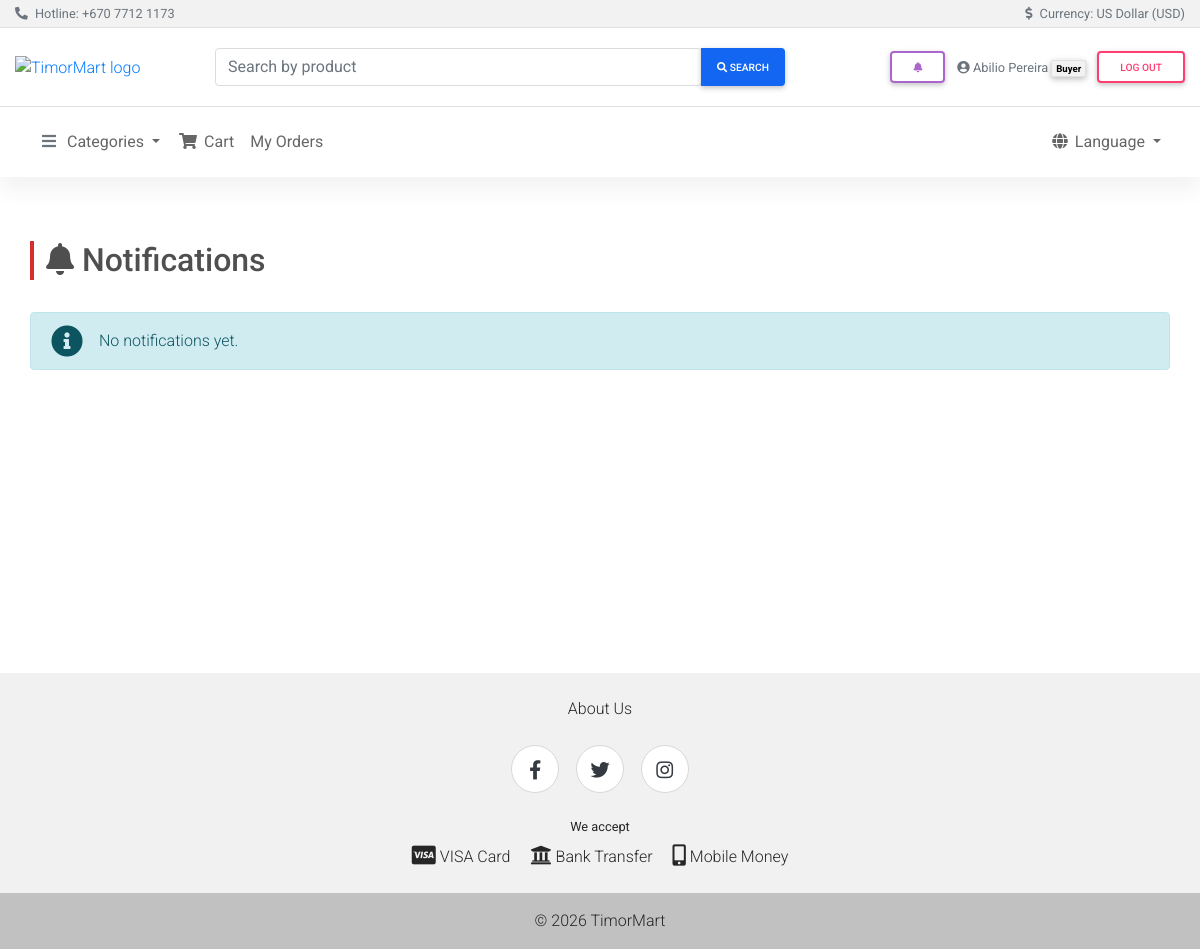
/notifications/ (signed in), run on an earlier commit of the app's database.
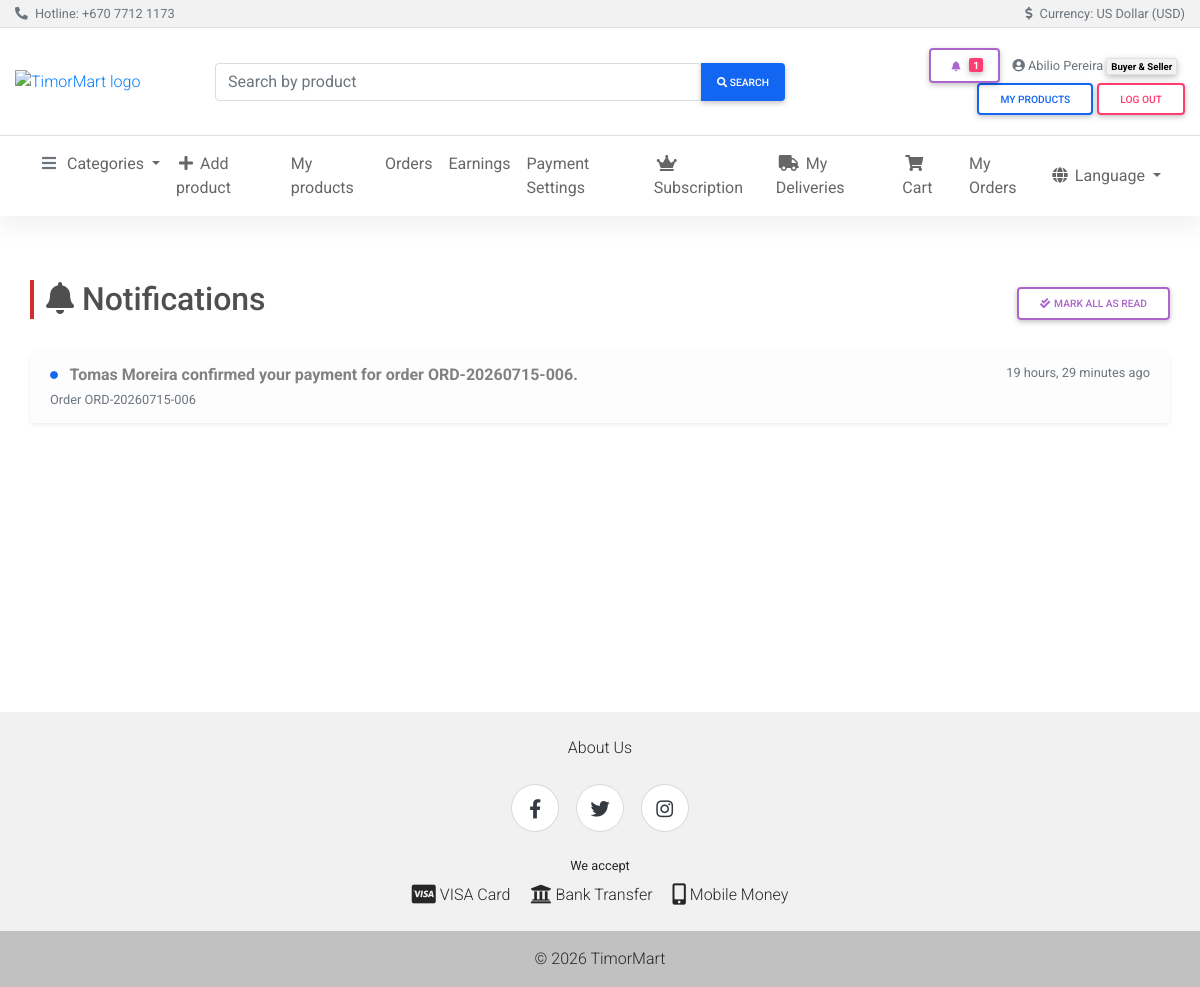
And on a later commit of the database.
### olretail/payment_models.py (models this page shows, shortened)
class Notification(models.Model):
    recipient = models.ForeignKey(User, on_delete=models.CASCADE, related_name='notifications')
    order = models.ForeignKey(
        'olretail.Order', on_delete=models.CASCADE, null=True, blank=True, related_name='notifications'
    )
    message = models.TextField()
    is_read = models.BooleanField(default=False)
    created_at = models.DateTimeField(auto_now_add=True)
    class Meta:
        ordering = ['-created_at']
        indexes = [
            models.Index(fields=['recipient', 'is_read', '-created_at']),
        ]

class Order(models.Model):
    order_number = models.CharField(max_length=20, unique=True)
    buyer = models.ForeignKey(User, on_delete=models.PROTECT, related_name='orders')
    seller = models.ForeignKey('olretail.Seller', on_delete=models.PROTECT)
    product = models.ForeignKey('olretail.Product', on_delete=models.PROTECT)
    quantity = models.PositiveIntegerField()
    price_per_unit = models.DecimalField(max_digits=13, decimal_places=2)
    subtotal = models.DecimalField(max_digits=13, decimal_places=2)
    commission_amount = models.DecimalField(max_digits=13, decimal_places=2, default=0)
    payment_fee = models.DecimalField(max_digits=13, decimal_places=2, default=0)
    total = models.DecimalField(max_digits=13, decimal_places=2)
    status = models.CharField(
        max_length=20,
        choices=OrderStatus.choices,
        default=OrderStatus.PENDING_PAYMENT,
        db_index=True,
    )
    payment_method = models.CharField(
        max_length=20,
        choices=PaymentMethod.choices,
        default=PaymentMethod.STRIPE,
    )
    payment = models.ForeignKey(
        'Payment', on_delete=models.SET_NULL, null=True, blank=True, related_name='orders'
    )
    created_at = models.DateTimeField(auto_now_add=True)
    payment_reported_at = models.DateTimeField(null=True, blank=True)
    paid_at = models.DateTimeField(null=True, blank=True)
    shipped_at = models.DateTimeField(null=True, blank=True)
    delivered_at = models.DateTimeField(null=True, blank=True)
    delivery_address = models.TextField()
    delivery_city = models.ForeignKey(
        'olretail.City', on_delete=models.PROTECT, null=True, blank=True, related_name='deliveries',
    )
    delivery_phone = models.CharField(max_length=40)
    estimated_delivery = models.DateField(null=True, blank=True)
    courier_name = models.CharField(max_length=100, blank=True)
    tracking_number = models.CharField(max_length=100, blank=True)
    assigned_courier = models.ForeignKey(
        'olretail.Courier', on_delete=models.SET_NULL, null=True, blank=True, related_name='deliveries'
    )
    delivery_photo = models.ImageField(upload_to='delivery_proofs/%Y/%m/', null=True, blank=True)
    buyer_notes = models.TextField(blank=True)
    admin_notes = models.TextField(blank=True)
    class Meta:
        ordering = ['-created_at']
        indexes = [
            models.Index(fields=['buyer', '-created_at']),
            models.Index(fields=['seller', '-created_at']),
            models.Index(fields=['status', '-created_at']),
        ]

### olretail/payment_views.py (the view)
# urls.py: path("notifications/", payment_views.notifications, name="notifications"),
@login_required
def notifications(request):
    notification_list = Notification.objects.filter(recipient=request.user).select_related('order')[:100]
    return render(request, 'olretail/notifications.html', {'notification_list': notification_list})

### accounts/roles.py (called while the page is built)
def is_buyer(user):
    if not user.is_authenticated or user.is_staff:
        return False
    return hasattr(user, "buyer") or user.groups.filter(name=BUYER_GROUP).exists()

def is_seller(user):
    if not user.is_authenticated or user.is_staff:
        return False
    return hasattr(user, "seller")

def is_courier(user):
    if not user.is_authenticated or user.is_staff:
        return False
    return hasattr(user, "courier")

### olretail/context_processors.py (called while the page is built)
def categories(request):
    return {"categories": Category.objects.all()}

def roles(request):
    from accounts.roles import is_buyer, is_courier, is_seller  # local import: avoid app-load cycle
    return {
        "is_buyer": is_buyer(request.user),
        "is_seller": is_seller(request.user),
        "is_courier": is_courier(request.user),
    }

def notifications(request):
    if not request.user.is_authenticated:
        return {"unread_notification_count": 0, "recent_notifications": []}
    qs = Notification.objects.filter(recipient=request.user).select_related("order")
    return {
        "unread_notification_count": qs.filter(is_read=False).count(),
        "recent_notifications": qs[:8],
    }

### templates/olretail/notifications.html (shortened to what this page needs)
{% extends "shared/base.html" %}
{% load i18n %}
{% block content %}
<main class="py-5">
  <div class="container-fluid">
    <div class="row mb-4 align-items-center">
      <div class="col-md-8">
        <h1 class="h2 page-header-bar">
          <i class="fas fa-bell mr-2"></i>{% trans "Notifications" %}
        </h1>
      </div>
      <div class="col-md-4 text-right">
        {% if notification_list %}
        <form method="post" action="{% url 'olretail:notifications_mark_all_read' %}">
          <button type="submit" class="btn btn-sm btn-outline-secondary">
            <i class="fas fa-check-double mr-1" aria-hidden="true"></i>{% trans "Mark all as read" %}
          </button>
        </form>
        {% endif %}
      </div>
    </div>
    {% if notification_list %}
    <div class="card border-0 shadow-sm">
      <div class="list-group list-group-flush">
        {% for n in notification_list %}
        <a href="{% url 'olretail:notification_open' n.pk %}"
           class="list-group-item list-group-item-action {% if not n.is_read %}list-group-item-light font-weight-bold{% endif %}">
          <div class="d-flex justify-content-between align-items-start">
            <span>
              {% if not n.is_read %}<i class="fas fa-circle text-primary mr-2" style="font-size: .5rem; vertical-align: middle;" aria-hidden="true"></i>{% endif %}
              {{ n.message }}
            </span>
            <small class="text-muted text-nowrap ml-3">{{ n.created_at|timesince }} {% trans "ago" %}</small>
          </div>
          {% if n.order %}
          <small class="text-muted">{% trans "Order" %} {{ n.order.order_number }}</small>
          {% endif %}
        </a>
        {% endfor %}
      </div>
    </div>
    {% else %}
    <div class="alert alert-info d-flex align-items-center" role="alert">
      <i class="fas fa-info-circle mr-3 fa-2x"></i>
      <div>{% trans "No notifications yet." %}</div>
    </div>
    {% endif %}
  </div>
</main>
{% endblock %}

### templates/shared/header.html (shortened to what the changed rows need)
{% load i18n %}
{% load static %}
<header>
  <div class="container-fluid">
    <div class="row jumbotron white border-bottom mb-0 py-3 align-items-center">
      <div class="col-md-4 my-1 text-md-right">
        {% if user.is_authenticated %}
        <div class="dropdown d-inline-block mr-2">
          <a class="btn btn-sm btn-outline-secondary my-0 position-relative" href="#" role="button"
             id="notificationsDropdown" data-toggle="dropdown" aria-haspopup="true" aria-expanded="false"
             aria-label="{% trans 'Notifications' %}">
            <i class="fas fa-bell" aria-hidden="true"></i>
            {% if unread_notification_count %}
            <span class="badge badge-danger notif-badge">
              {{ unread_notification_count }}
            </span>
            {% endif %}
          </a>
        </div>
        <span class="text-muted small mr-2">
          <i class="fas fa-user-circle" aria-hidden="true"></i>
          {{ user.get_full_name|default:user.username }}
          {% if user.is_staff %}<span class="badge badge-dark">{% trans 'Administrator' %}</span>
          {% elif is_buyer and is_seller %}<span class="badge badge-light border">{% trans 'Buyer & Seller' %}</span>
          {% elif is_seller %}<span class="badge badge-light border">{% trans 'Seller' %}</span>
          {% elif is_buyer %}<span class="badge badge-light border">{% trans 'Buyer' %}</span>{% endif %}
        </span>
        {% if is_seller %}
        <a href="{% url 'olretail:list' %}" class="btn btn-sm btn-outline-primary my-0">{% trans 'My products' %}</a>
        {% endif %}
        <form action="{% url 'accounts:logout' %}" method="post" class="d-inline">
          <button type="submit" class="btn btn-sm btn-outline-danger my-0">{% trans 'Log out' %}</button>
        </form>
        {% else %}
        <a href="{% url 'accounts:login' %}" class="btn btn-sm btn-outline-primary my-0">{% trans 'Sign in' %}</a>
        <a href="{% url 'accounts:register' %}" class="btn btn-sm btn-primary my-0">{% trans 'Sign up' %}</a>
        {% endif %}
      </div>
    </div>
  </div>
  <nav class="navbar navbar-expand-lg sticky-top navbar-light white">
    <div class="container-fluid">
      <div class="collapse navbar-collapse" id="mainNav">
        <ul class="navbar-nav align-items-start">
          {% if is_seller %}
          <li class="nav-item">
            <a class="nav-link" href="{% url 'olretail:create_product' %}">
              <i class="fas fa-plus mr-1" aria-hidden="true"></i>{% trans 'Add product' %}
            </a>
          </li>
          <li class="nav-item">
            <a class="nav-link" href="{% url 'olretail:list' %}">{% trans 'My products' %}</a>
          </li>
          <li class="nav-item">
            <a class="nav-link" href="{% url 'olretail:seller_orders' %}">{% trans 'Orders' %}</a>
          </li>
          <li class="nav-item">
            <a class="nav-link" href="{% url 'olretail:seller_balance' %}">{% trans 'Earnings' %}</a>
          </li>
          <li class="nav-item">
            <a class="nav-link" href="{% url 'olretail:seller_payment_settings' %}">{% trans 'Payment Settings' %}</a>
          </li>
          <li class="nav-item">
            <a class="nav-link" href="{% url 'olretail:seller_subscription' %}">
              <i class="fas fa-crown mr-1" aria-hidden="true"></i>{% trans 'Subscription' %}
            </a>
          </li>
          {% endif %}
          {% if is_courier %}
          <li class="nav-item">
            <a class="nav-link" href="{% url 'olretail:courier_deliveries' %}">
              <i class="fas fa-truck mr-1" aria-hidden="true"></i>{% trans 'My Deliveries' %}
            </a>
          </li>
          {% endif %}
        </ul>
      </div>
    </div>
  </nav>
</header>

What changed in the data, as far as the page shows it:
added Notification: is_read False (drawn), message "Tomas Moreira confirmed your payment for order ORD-20260715-006.", created_at "19 hours, 29 minutes", order.order_number "ORD-20260715-006"
Also different on the page:
{{ unread_notification_count }}: (not shown) → "1"
text no longer shown: "Buyer No notifications yet."
text now shown: "Buyer & Seller MY PRODUCTS Add product My products Orders Earnings Payment Settings Subscription My Deliveries MARK ALL AS READ"
